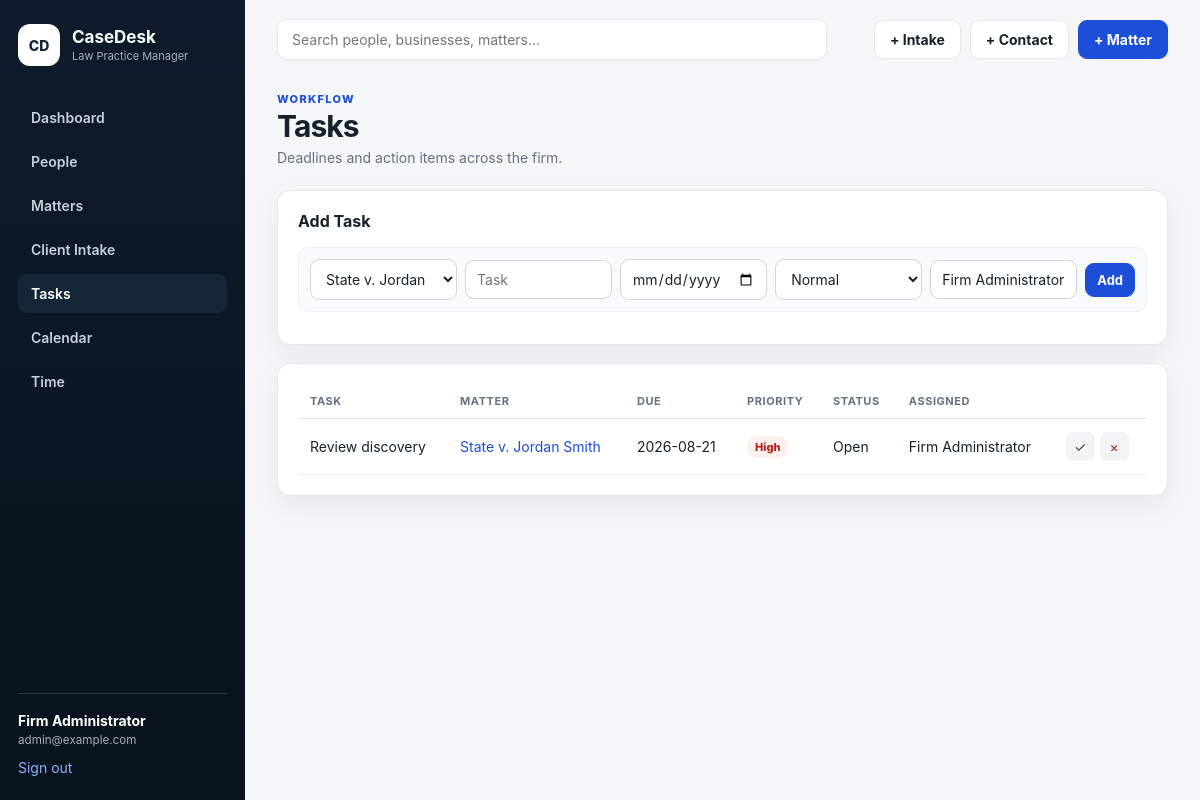
The page /tasks (signed in) on the database as committed earlier.
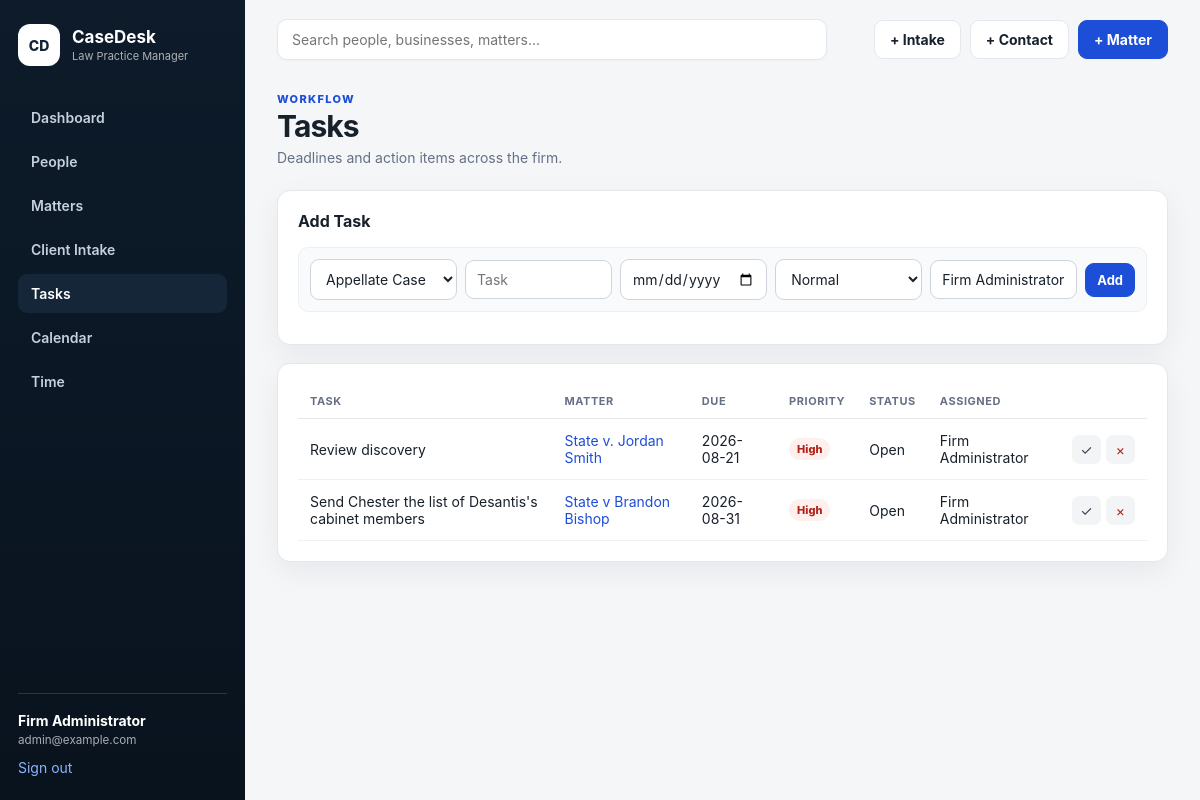
The same page on the database as committed later.
### tables this page shows
CREATE TABLE tasks (
    id INTEGER PRIMARY KEY AUTOINCREMENT,
    matter_id INTEGER NOT NULL,
    title TEXT NOT NULL,
    description TEXT,
    due_date TEXT,
    priority TEXT NOT NULL DEFAULT 'Normal'
        CHECK(priority IN ('Low','Normal','High','Urgent')),
    status TEXT NOT NULL DEFAULT 'Open'
        CHECK(status IN ('Open','In Progress','Completed')),
    assigned_to TEXT,
    completed_at TEXT,
    created_at TEXT NOT NULL DEFAULT CURRENT_TIMESTAMP,
    FOREIGN KEY(matter_id) REFERENCES matters(id) ON DELETE CASCADE
);

CREATE TABLE matters (
    id INTEGER PRIMARY KEY AUTOINCREMENT,
    client_id INTEGER NOT NULL,
    case_number TEXT,
    title TEXT NOT NULL,
    matter_type TEXT,
    court TEXT,
    judge TEXT,
    opposing_counsel TEXT,
    status TEXT NOT NULL DEFAULT 'Active'
        CHECK(status IN ('Active','Pending','Closed','Archived')),
    opened_date TEXT,
    next_hearing TEXT,
    description TEXT,
    created_at TEXT NOT NULL DEFAULT CURRENT_TIMESTAMP,
    updated_at TEXT NOT NULL DEFAULT CURRENT_TIMESTAMP,
    FOREIGN KEY(client_id) REFERENCES clients(id) ON DELETE RESTRICT
);

### app.py (the view)
@app.get("/tasks")
@login_required
def tasks():
    db = get_db()
    rows = db.execute(
        """SELECT t.*, m.title AS matter_title
           FROM tasks t JOIN matters m ON m.id=t.matter_id
           ORDER BY CASE t.status WHEN 'Completed' THEN 2 ELSE 1 END,
                    CASE t.priority WHEN 'Urgent' THEN 1 WHEN 'High' THEN 2 WHEN 'Normal' THEN 3 ELSE 4 END,
                    COALESCE(t.due_date,'9999-12-31')"""
    ).fetchall()
    matter_rows = db.execute(
        "SELECT id, title FROM matters WHERE status='Active' ORDER BY title"
    ).fetchall()
    return render_template("tasks.html", tasks=rows, matters=matter_rows)

### app.py (called while the page is built)
def get_db():
    if "db" not in g:
        g.db = sqlite3.connect(app.config["DATABASE"])
        g.db.row_factory = sqlite3.Row
        g.db.execute("PRAGMA foreign_keys = ON")
    return g.db

def csrf_token():
    token = session.get("_csrf_token")
    if not token:
        token = secrets.token_urlsafe(32)
        session["_csrf_token"] = token
    return token

def csrf_field():
    return f'<input type="hidden" name="_csrf_token" value="{csrf_token()}">'

@app.context_processor
def inject_helpers():
    return {
        "csrf_field": csrf_field,
        "today": date.today().isoformat(),
    }

@app.before_request
def csrf_protect():
    if request.method == "POST":
        expected = session.get("_csrf_token")
        supplied = request.form.get("_csrf_token")
        if not expected or not supplied or not secrets.compare_digest(expected, supplied):
            abort(400, description="Invalid CSRF token.")

def login_required(view):
    @wraps(view)
    def wrapped_view(**kwargs):
        if "user_id" not in session:
            return redirect(url_for("login", next=request.path))
        return view(**kwargs)
    return wrapped_view

### templates/tasks.html (shortened to what this page needs)
{% extends "base.html" %}
{% block content %}
<div class="page-head"><div><p class="eyebrow">WORKFLOW</p><h1>Tasks</h1><p class="muted">Deadlines and action items across the firm.</p></div></div>
<section class="card">
  <h2>Add Task</h2>
  <form method="post" action="{{ url_for('task_new') }}" class="quick-form">
    {{ csrf_field()|safe }}<select name="matter_id" required>{% for m in matters %}<option value="{{ m.id }}">{{ m.title }}</option>{% endfor %}</select>
    <input name="title" placeholder="Task" required><input type="date" name="due_date"><select name="priority"><option>Normal</option><option>High</option><option>Urgent</option><option>Low</option></select>
    <input name="assigned_to" value="{{ g.user.name }}" placeholder="Assigned to"><button class="button small">Add</button>
  </form>
</section>
<section class="card">
<div class="table-wrap"><table><thead><tr><th>Task</th><th>Matter</th><th>Due</th><th>Priority</th><th>Status</th><th>Assigned</th><th></th></tr></thead>
<tbody>{% for task in tasks %}<tr><td class="{{ 'done' if task.status=='Completed' else '' }}">{{ task.title }}</td><td><a href="{{ url_for('matter_detail', matter_id=task.matter_id) }}">{{ task.matter_title }}</a></td><td>{{ task.due_date or '—' }}</td><td><span class="badge {{ task.priority|lower }}">{{ task.priority }}</span></td><td>{{ task.status }}</td><td>{{ task.assigned_to or '—' }}</td><td><div class="row-actions"><form method="post" action="{{ url_for('task_toggle', task_id=task.id) }}">{{ csrf_field()|safe }}<button class="icon-button">✓</button></form><form method="post" action="{{ url_for('task_delete', task_id=task.id) }}">{{ csrf_field()|safe }}<button class="icon-button danger-text">×</button></form></div></td></tr>{% else %}<tr><td colspan="7" class="empty">No tasks.</td></tr>{% endfor %}</tbody></table></div>
</section>
{% endblock %}

Rows that differ between the two databases and show on the page:
added tasks: title "Send Chester the list of Desantis's cabinet members", matter_title "State v Brandon Bishop", due_date "2026-08-31", priority "High", status "Open", assigned_to "Firm Administrator"
Other text that changed with them:
form field matter_id: "State v. Jordan Smith" → "Appellate Case"
